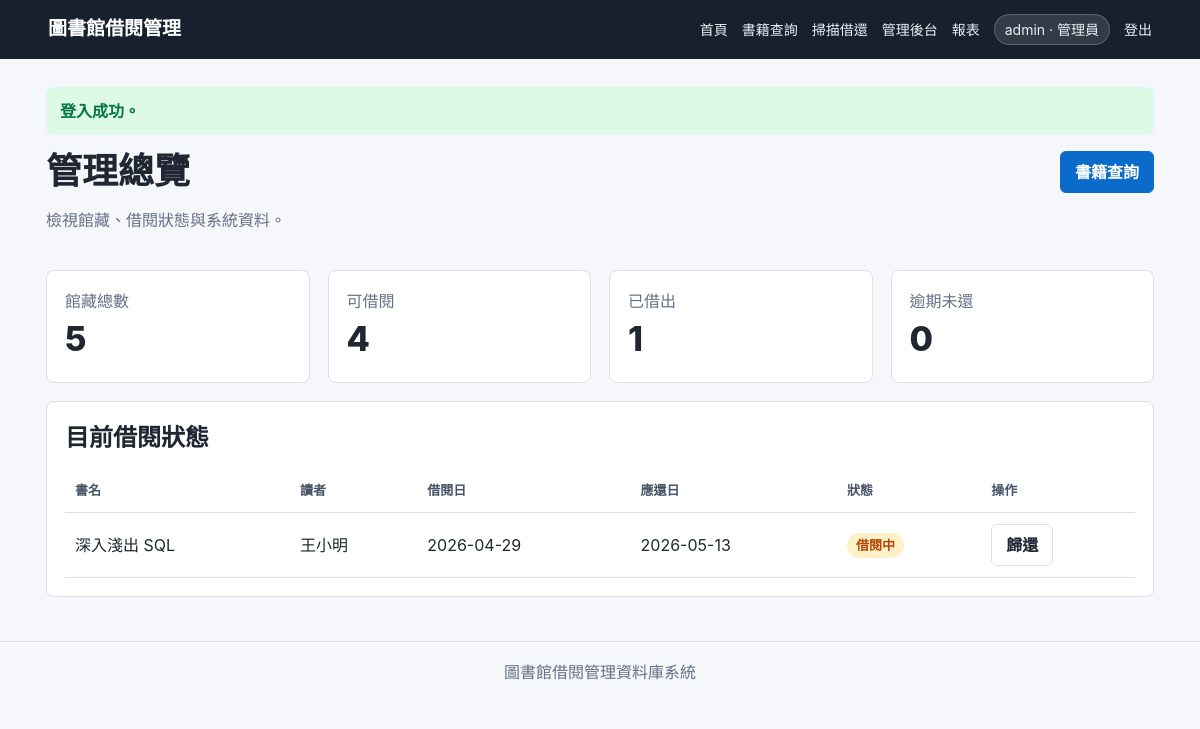
Page /index.php (signed in) on the committed database.
### tables this page shows
CREATE TABLE IF NOT EXISTS `Y114_user` (
  `user_id` INT UNSIGNED NOT NULL AUTO_INCREMENT,
  `student_id` INT UNSIGNED NULL,
  `username` VARCHAR(50) NOT NULL,
  `password_hash` VARCHAR(255) NOT NULL,
  `role` ENUM('admin', 'reader') NOT NULL DEFAULT 'reader',
  `status` ENUM('active', 'disabled') NOT NULL DEFAULT 'active',
  `created_at` TIMESTAMP NOT NULL DEFAULT CURRENT_TIMESTAMP,
  `updated_at` TIMESTAMP NOT NULL DEFAULT CURRENT_TIMESTAMP ON UPDATE CURRENT_TIMESTAMP,
  PRIMARY KEY (`user_id`),
  UNIQUE KEY `uq_Y114_user_username` (`username`),
  KEY `idx_Y114_user_student_id` (`student_id`),
  CONSTRAINT `fk_Y114_user_student`
    FOREIGN KEY (`student_id`) REFERENCES `Y114_student` (`student_id`)
    ON UPDATE CASCADE ON DELETE SET NULL
);

CREATE TABLE IF NOT EXISTS `Y114_borrow_record` (
  `record_id` INT UNSIGNED NOT NULL AUTO_INCREMENT,
  `book_id` INT UNSIGNED NOT NULL,
  `user_id` INT UNSIGNED NOT NULL,
  `borrow_date` DATE NOT NULL,
  `due_date` DATE NOT NULL,
  `return_date` DATE NULL,
  `status` ENUM('borrowed', 'returned') NOT NULL DEFAULT 'borrowed',
  `fine_amount` DECIMAL(8, 2) NOT NULL DEFAULT 0.00,
  `created_at` TIMESTAMP NOT NULL DEFAULT CURRENT_TIMESTAMP,
  `active_book_id` INT UNSIGNED NULL,
  PRIMARY KEY (`record_id`),
  UNIQUE KEY `uq_Y114_one_active_loan_per_book` (`active_book_id`),
  KEY `idx_Y114_borrow_record_user_id` (`user_id`),
  KEY `idx_Y114_borrow_record_book_id` (`book_id`),
  KEY `idx_Y114_borrow_record_due_date` (`due_date`),
  CONSTRAINT `fk_Y114_borrow_record_book`
    FOREIGN KEY (`book_id`) REFERENCES `Y114_book` (`book_id`)
    ON UPDATE CASCADE ON DELETE RESTRICT,
  CONSTRAINT `fk_Y114_borrow_record_user`
    FOREIGN KEY (`user_id`) REFERENCES `Y114_user` (`user_id`)
    ON UPDATE CASCADE ON DELETE RESTRICT
);

CREATE TABLE IF NOT EXISTS `Y114_book` (
  `book_id` INT UNSIGNED NOT NULL AUTO_INCREMENT,
  `isbn` VARCHAR(30) NULL,
  `title` VARCHAR(180) NOT NULL,
  `author` VARCHAR(120) NOT NULL,
  `category_id` INT UNSIGNED NOT NULL,
  `publication_year` SMALLINT UNSIGNED NULL,
  `status` ENUM('available', 'borrowed', 'removed') NOT NULL DEFAULT 'available',
  `created_at` TIMESTAMP NOT NULL DEFAULT CURRENT_TIMESTAMP,
  `updated_at` TIMESTAMP NOT NULL DEFAULT CURRENT_TIMESTAMP ON UPDATE CURRENT_TIMESTAMP,
  PRIMARY KEY (`book_id`),
  UNIQUE KEY `uq_Y114_book_isbn` (`isbn`),
  KEY `idx_Y114_book_title` (`title`),
  KEY `idx_Y114_book_author` (`author`),
  KEY `idx_Y114_book_category_id` (`category_id`),
  CONSTRAINT `fk_Y114_book_category`
    FOREIGN KEY (`category_id`) REFERENCES `Y114_category` (`category_id`)
    ON UPDATE CASCADE ON DELETE RESTRICT
);

CREATE TABLE IF NOT EXISTS `Y114_student` (
  `student_id` INT UNSIGNED NOT NULL AUTO_INCREMENT,
  `student_no` VARCHAR(20) NOT NULL,
  `name` VARCHAR(80) NOT NULL,
  `email` VARCHAR(120) NOT NULL,
  `phone` VARCHAR(30) NULL,
  `department` VARCHAR(80) NULL,
  `created_at` TIMESTAMP NOT NULL DEFAULT CURRENT_TIMESTAMP,
  PRIMARY KEY (`student_id`),
  UNIQUE KEY `uq_Y114_student_student_no` (`student_no`),
  UNIQUE KEY `uq_Y114_student_email` (`email`)
);

### src/config.php (called while the page is built, shortened)
<?php
function env_value(string $key, string $default): string
{
    $value = getenv($key);
    return $value === false || $value === '' ? $default : $value;
}
function db(): PDO
{
    static $pdo = null;
    if ($pdo instanceof PDO) {
        return $pdo;
    }
    $host = env_value('DB_HOST', 'db');
    $port = env_value('DB_PORT', '3306');
    $database = env_value('DB_DATABASE', 'csieDBTeam14');
    $username = env_value('DB_USERNAME', 'csie_user');
    $password = env_value('DB_PASSWORD', 'csiePassword14');
    $dsn = "mysql:host={$host};port={$port};dbname={$database};charset=utf8mb4";
    $pdo = new PDO($dsn, $username, $password, [
        PDO::ATTR_ERRMODE => PDO::ERRMODE_EXCEPTION,
        PDO::ATTR_DEFAULT_FETCH_MODE => PDO::FETCH_ASSOC,
        PDO::ATTR_EMULATE_PREPARES => false,
    ]);
    return $pdo;
}
function h(?string $value): string
{
    return htmlspecialchars((string) $value, ENT_QUOTES, 'UTF-8');
}
function consume_flashes(): array
{
    $messages = $_SESSION['flash'] ?? [];
    return $messages;
}
function current_user(): ?array
{
    static $cached = false;
    if ($cached !== false) {
        return $cached;
    }
    $stmt = db()->prepare(
        "SELECT u.*, s.student_no, s.name AS student_name, s.email, s.phone, s.department
         FROM Y114_user u
         LEFT JOIN Y114_student s ON s.student_id = u.student_id
         WHERE u.user_id = ?"
    );
    $stmt->execute([(int) $_SESSION['user_id']]);
    $user = $stmt->fetch();
    $cached = $user;
    return $cached;
}
function require_login(): array
{
    $user = current_user();
    return $user;
}
function role_label(string $role): string
{
    return $role === 'admin' ? '管理員' : '讀者';
}

### src/index.php (the view, shortened to what this page needs)
<?php
require __DIR__ . '/config.php';
$user = require_login();
$stats = db()->query(
    "SELECT
        COUNT(*) AS total_books,
        SUM(status = 'available') AS available_books,
        SUM(status = 'borrowed') AS borrowed_books,
        SUM(status = 'removed') AS removed_books
     FROM Y114_book"
)->fetch();
$overdueCount = db()->query(
    "SELECT COUNT(*) AS total
     FROM Y114_borrow_record
     WHERE status = 'borrowed' AND due_date < CURRENT_DATE"
)->fetch()['total'];
if ($user['role'] === 'reader') {
    $activeStmt = db()->prepare(
        "SELECT r.*, b.title, b.author, DATEDIFF(CURRENT_DATE, r.due_date) AS overdue_days
         FROM Y114_borrow_record r
         JOIN Y114_book b ON b.book_id = r.book_id
         WHERE r.user_id = ? AND r.status = 'borrowed'
         ORDER BY r.due_date ASC"
    );
    $activeStmt->execute([(int) $user['user_id']]);
    $activeLoans = $activeStmt->fetchAll();
    $historyStmt = db()->prepare(
        "SELECT r.*, b.title, b.author
         FROM Y114_borrow_record r
         JOIN Y114_book b ON b.book_id = r.book_id
         WHERE r.user_id = ?
         ORDER BY r.borrow_date DESC, r.record_id DESC
         LIMIT 8"
    );
    $historyStmt->execute([(int) $user['user_id']]);
    $history = $historyStmt->fetchAll();
} else {
    $activeLoans = db()->query(
        "SELECT r.*, b.title, u.username, s.name AS student_name
         FROM Y114_borrow_record r
         JOIN Y114_book b ON b.book_id = r.book_id
         JOIN Y114_user u ON u.user_id = r.user_id
         LEFT JOIN Y114_student s ON s.student_id = u.student_id
         WHERE r.status = 'borrowed'
         ORDER BY r.due_date ASC
         LIMIT 10"
    )->fetchAll();
}
require __DIR__ . '/partials/header.php';
?>
<section class="page-heading">
    <div>
        <h1><?= $user['role'] === 'admin' ? '管理總覽' : '我的借閱' ?></h1>
        <p class="muted">
            <?= $user['role'] === 'admin'
                ? '檢視館藏、借閱狀態與系統資料。'
                : '查詢目前借閱、歸還書籍與借閱歷史。' ?>
        </p>
    </div>
    <a class="button" href="/books.php">書籍查詢</a>
</section>
<section class="grid stats">
    <div class="card">
        <span class="muted">館藏總數</span>
        <span class="stat-value"><?= (int) $stats['total_books'] ?></span>
    </div>
    <div class="card">
        <span class="muted">可借閱</span>
        <span class="stat-value"><?= (int) $stats['available_books'] ?></span>
    </div>
    <div class="card">
        <span class="muted">已借出</span>
        <span class="stat-value"><?= (int) $stats['borrowed_books'] ?></span>
    </div>
    <div class="card">
        <span class="muted">逾期未還</span>
        <span class="stat-value"><?= (int) $overdueCount ?></span>
    </div>
</section>
<section class="card" style="margin-top: 18px;">
    <h2><?= $user['role'] === 'admin' ? '目前借閱狀態' : '目前借閱中' ?></h2>
    <div class="table-wrap">
        <table>
            <thead>
            <tr>
                <th>書名</th>
                <?php if ($user['role'] === 'admin'): ?><th>讀者</th><?php endif; ?>
                <th>借閱日</th>
                <th>應還日</th>
                <th>狀態</th>
                <th>操作</th>
            </tr>
            </thead>
            <tbody>
            <?php foreach ($activeLoans as $loan): ?>
                <?php $isOverdue = $loan['due_date'] < date('Y-m-d'); ?>
                <tr>
                    <td><?= h($loan['title']) ?></td>
                    <?php if ($user['role'] === 'admin'): ?>
                        <td><?= h($loan['student_name'] ?: $loan['username']) ?></td>
                    <?php endif; ?>
                    <td><?= h($loan['borrow_date']) ?></td>
                    <td><?= h($loan['due_date']) ?></td>
                    <td>
                        <span class="badge <?= $isOverdue ? 'removed' : 'borrowed' ?>">
                            <?= $isOverdue ? '逾期' : '借閱中' ?>
                        </span>
                    </td>
                    <td>
                        <form method="post" action="/return.php">
                            <button type="submit" class="secondary">歸還</button>
                        </form>
                    </td>
                </tr>
            <?php endforeach; ?>
            </tbody>
        </table>
    </div>
</section>
<?php require __DIR__ . '/partials/footer.php'; ?>

### src/partials/header.php (shortened to what this page needs)
<?php
$currentUser = current_user();
?>
<!doctype html>
<html lang="zh-Hant">
<head>
    <link rel="stylesheet" href="/assets/styles.css">
</head>
<body>
    <header class="topbar">
        <a class="brand" href="/index.php">圖書館借閱管理</a>
        <nav class="nav">
            <?php if ($currentUser): ?>
                <a href="/index.php">首頁</a>
                <a href="/books.php">書籍查詢</a>
                <a href="/mobile_scan.php">掃描借還</a>
                <?php if ($currentUser['role'] === 'admin'): ?>
                    <a href="/admin.php">管理後台</a>
                    <a href="/reports.php">報表</a>
                <?php endif; ?>
                <span class="user-chip"><?= h($currentUser['username']) ?> ·
                    <?= h(role_label($currentUser['role'])) ?></span>
                <a href="/logout.php">登出</a>
            <?php else: ?>
                <a href="/login.php">登入</a>
            <?php endif; ?>
        </nav>
    </header>
    <main class="container">
        <?php foreach (consume_flashes() as $message): ?>
            <div class="flash <?= h($message['type']) ?>"><?= h($message['message']) ?></div>
        <?php endforeach; ?>

### src/assets/styles.css (style rules this page uses)
:root { color-scheme: light; --bg: #f5f7fb; --surface: #ffffff; --surface-soft: #eef3f8; --ink: #202733; --muted: #667085; --line: #d9e0e8; --accent: #0b6bcb; --accent-dark: #074f96; --danger: #b42318; --success: #067647; --warning: #b54708; }
* { box-sizing: border-box; }
body { margin: 0; background: var(--bg); color: var(--ink); font-family: -apple-system, BlinkMacSystemFont, "Segoe UI", sans-serif; line-height: 1.5; }
a { color: var(--accent); text-decoration: none; }
.topbar { align-items: center; background: #17202d; color: white; display: flex; gap: 24px; justify-content: space-between; padding: 14px clamp(18px, 4vw, 48px); }
.brand { color: white; font-size: 19px; font-weight: 700; }
.nav { align-items: center; display: flex; flex-wrap: wrap; gap: 14px; }
.nav a, .user-chip { color: #e8eef5; font-size: 14px; }
.user-chip { background: rgba(255, 255, 255, 0.12); border: 1px solid rgba(255, 255, 255, 0.2); border-radius: 999px; padding: 4px 10px; }
.container { margin: 0 auto; max-width: 1180px; padding: 28px clamp(16px, 4vw, 36px) 44px; }
.page-heading { align-items: flex-start; display: flex; gap: 20px; justify-content: space-between; margin-bottom: 22px; }
.page-heading h1 { font-size: clamp(28px, 3vw, 38px); line-height: 1.15; margin: 0 0 6px; }
.muted { color: var(--muted); }
.grid { display: grid; gap: 18px; }
.grid.stats { grid-template-columns: repeat(auto-fit, minmax(180px, 1fr)); }
.card { background: var(--surface); border: 1px solid var(--line); border-radius: 8px; padding: 18px; }
.card h2, .card h3 { margin: 0 0 14px; }
.stat-value { display: block; font-size: 34px; font-weight: 760; }
.button, button { align-items: center; background: var(--accent); border: 1px solid var(--accent); border-radius: 6px; color: white; cursor: pointer; display: inline-flex; font: inherit; font-weight: 700; justify-content: center; min-height: 40px; padding: 8px 14px; }
.button.secondary, button.secondary { background: white; border-color: var(--line); color: var(--ink); }
.table-wrap { overflow-x: auto; }
table { border-collapse: collapse; min-width: 760px; width: 100%; }
th, td { border-bottom: 1px solid var(--line); padding: 11px 10px; text-align: left; vertical-align: middle; }
th { color: #475467; font-size: 13px; letter-spacing: 0; white-space: nowrap; }
.badge { border-radius: 999px; display: inline-flex; font-size: 13px; font-weight: 700; padding: 3px 9px; }
.badge.borrowed, .badge.warning { background: #fef0c7; color: var(--warning); }
.flash { border-radius: 8px; font-weight: 650; margin-bottom: 16px; padding: 12px 14px; }
.flash.success { background: #dcfae6; color: var(--success); }

### rows in the picture
y114_user: username "admin", role "管理員"
y114_borrow_record: book.title "深入淺出 SQL", y114_student.name "王小明", borrow_date "2026-04-29", due_date "2026-05-13", shows "借閱中"

### other values in the picture
$message['message'] "登入成功。"
$stats['total_books'] "5"
$stats['available_books'] "4"
$stats['borrowed_books'] "1"
$overdueCount "0"
